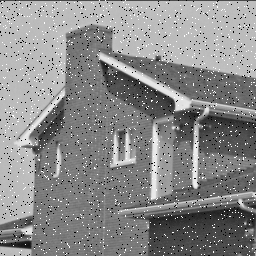
#> input picture Imagens/img01_Salt_Pepper.pgm, 256 x 256 px; its folder holds 2 pictures in this run
$ python histograma.py
#> lines starting #> are read from the running program, lines starting #| are printed output that depends on the picture
import cv2
import matplotlib.pyplot as plt
import numpy as np
import os

def calcular_histograma(caminho_imagem):
    # Ler a imagem PGM
#> called with caminho_imagem = 'Imagens/img01_Salt_Pepper.pgm'
    imagem = cv2.imread(caminho_imagem, cv2.IMREAD_GRAYSCALE)  # Lê a imagem em tons de cinza
#> imagem is the input picture: shape (256, 256); min 0, max 255, mean 137.4

    # Verifica se a imagem foi carregada corretamente
    if imagem is None:
        print(f"Erro ao carregar a imagem: {caminho_imagem}")
        return

    # Calcular o histograma
    histograma = cv2.calcHist([imagem], [0], None, [256], [0, 256])
#> histograma = 256 values, max 4607 at index 188, min 0 at index 1, mean 256

    # Plotar o histograma
    plt.figure()
    plt.title(f"Histograma da Imagem: {os.path.basename(caminho_imagem)}")
    plt.xlabel("Intensidade dos Pixels")
    plt.ylabel("Frequência")
    plt.plot(histograma, color='black')
    plt.xlim([0, 256])  # Define o limite do eixo X (0 a 255)
    plt.grid(True)
    plt.show()
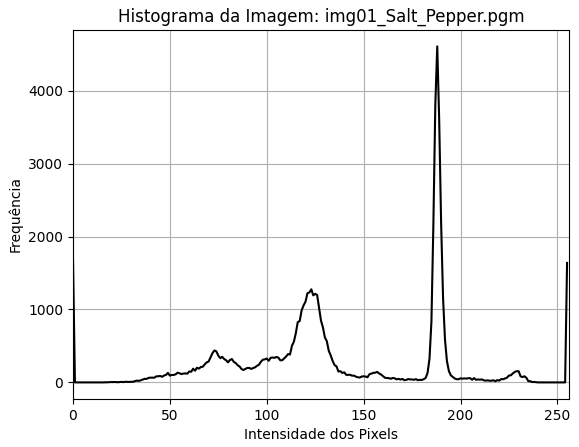
#> figure drawn by matplotlib, 1 panel; curve peaks at x = 188, y = 4607

def calcular_histogramas_do_diretorio(caminho_diretorio):
    # Lista todos os arquivos no diretório
    arquivos = os.listdir(caminho_diretorio)

    # Filtra apenas arquivos .pgm
    arquivos_pgm = [f for f in arquivos if f.endswith(".pgm")]

    # Calcula o histograma para cada imagem
    for arquivo in arquivos_pgm:
        caminho_completo = os.path.join(caminho_diretorio, arquivo)
        calcular_histograma(caminho_completo)
#> pass 2 of the loop in calcular_histogramas_do_diretorio, `for arquivo in arquivos_pgm:`:
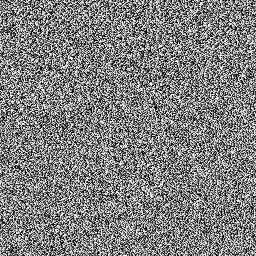
#> input picture Imagens/img01_Salt_Pepper_k4.pgm, 256 x 256 px
#> in calcular_histograma, imagem is the input picture: shape (256, 256); min 0, max 255, mean 127.3
#> histograma = 256 values, max 312 at index 198, min 211 at index 147, mean 256
#> in calcular_histograma (call 2), `plt.show()`:
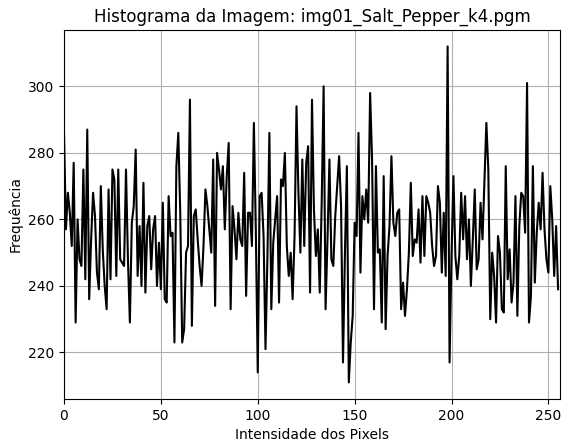
#> figure drawn by matplotlib, 1 panel; curve peaks at x = 198, y = 312

# Exemplo de uso
if __name__ == "__main__":
    caminho_diretorio = "Imagens"  # Diretório com as imagens não clusterizadas
    calcular_histogramas_do_diretorio(caminho_diretorio)

def calcular_histogramas_do_diretorio(caminho_diretorio):
    # Lista todos os arquivos no diretório
    arquivos = os.listdir(caminho_diretorio)
    print(f"Arquivos no diretório: {arquivos}")  # Depuração

    # Filtra apenas arquivos .pgm
    arquivos_pgm = [f for f in arquivos if f.endswith(".pgm")]
    print(f"Arquivos PGM: {arquivos_pgm}")  # Depuração

    # Calcula o histograma para cada imagem
    for arquivo in arquivos_pgm:
        caminho_completo = os.path.join(caminho_diretorio, arquivo)
        print(f"Processando: {caminho_completo}")  # Depuração
        calcular_histograma(caminho_completo)
